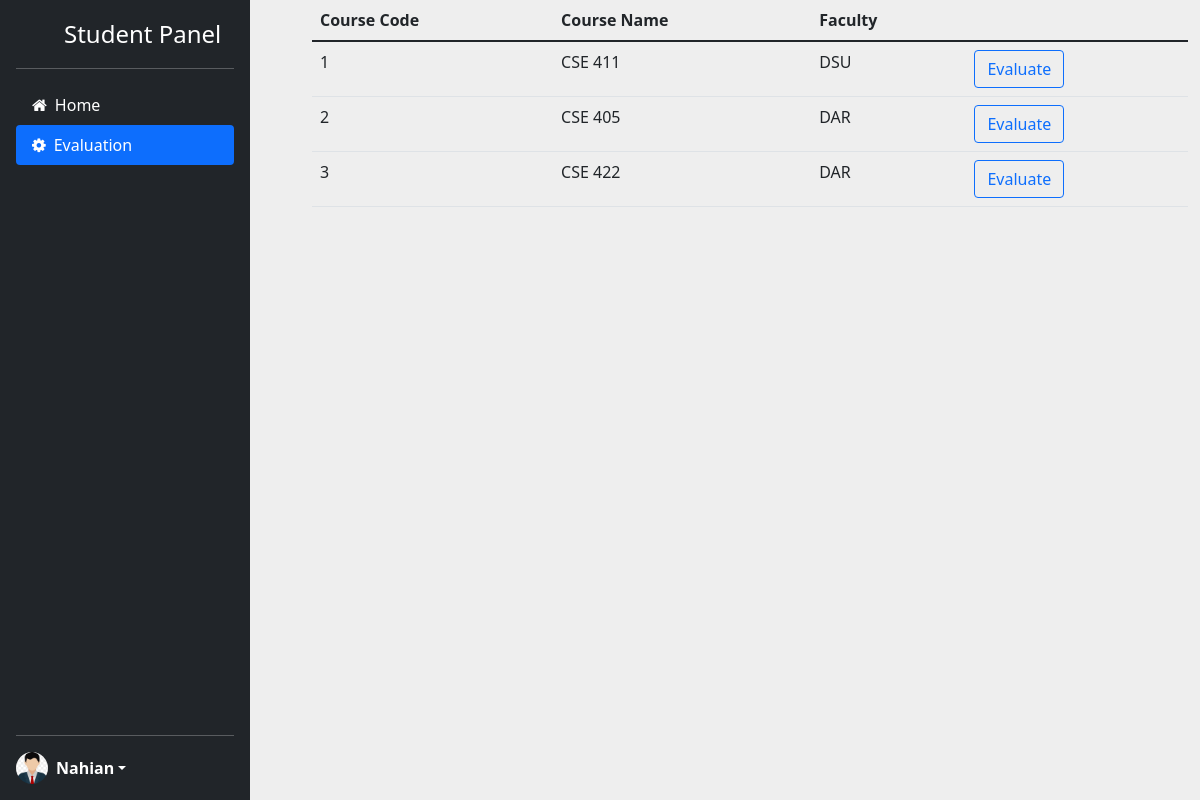
Screenshot of /student/evaluation.php (signed in) with the database file from the repository.
### tables this page shows
CREATE TABLE `student` (
  `id` int(11) NOT NULL,
  `fname` text NOT NULL,
  `lname` text NOT NULL,
  `id_number` varchar(30) NOT NULL,
  `email` varchar(100) NOT NULL,
  `pass` varchar(20) NOT NULL,
  `course_1` int(11) NOT NULL,
  `course_2` int(11) NOT NULL,
  `course_3` int(11) NOT NULL
);

CREATE TABLE `courses` (
  `c_id` int(30) NOT NULL,
  `name` varchar(255) NOT NULL,
  `id` int(255) NOT NULL
);

CREATE TABLE `faculty` (
  `id` int(11) NOT NULL,
  `fname` text NOT NULL,
  `lname` text NOT NULL,
  `init` varchar(4) NOT NULL,
  `email` varchar(110) NOT NULL,
  `pass` varchar(30) NOT NULL
);

### student/getusername.php (called while the page is built, shortened)
<?php
$currentuser = $_SESSION['email'];
$sql = "SELECT * FROM `student` WHERE email='$currentuser'";
$result = mysqli_query($conn, $sql);
$row = mysqli_fetch_assoc($result);
$fname = $row['fname'];

### student/evaluation.php (the view, shortened to what this page needs)
<!DOCTYPE html>
<html lang="en">
<head>
  <link href="https://cdn.jsdelivr.net/npm/bootstrap@5.1.3/dist/css/bootstrap.min.css" rel="stylesheet">
  <link rel="stylesheet" href="https://cdnjs.cloudflare.com/ajax/libs/font-awesome/4.7.0/css/font-awesome.min.css">
  <link rel="stylesheet" type="text/css" href="../style.css">
</head>
<body>
  <?php
  include('./sidebar_2.php');
  ?>
  <div class="container col-md-auto offset-3">
    <table class="table">
      <thead>
        <tr>
          <th scope="col">Course Code</th>
          <th scope="col">Course Name</th>
          <th scope="col">Faculty</th>
        </tr>
      </thead>
      <tbody>
        <?php
        $sql = "SELECT
        c1.c_id AS cid1 ,c1.name AS course_1,f1.init AS fac_1,
        c2.c_id AS cid2 ,c2.name AS course_2,f2.init AS fac_2,
        c3.c_id AS cid3 ,c3.name AS course_3,f3.init AS fac_3
        FROM student s
        JOIN courses c1
          ON c1.c_id = s.course_1
        JOIN faculty f1
          ON c1.id = f1.id
        JOIN courses c2
          ON c2.c_id = s.course_2
        JOIN faculty f2
          ON c2.id = f2.id
        JOIN courses c3
          ON c3.c_id = s.course_3
        JOIN faculty f3
          ON c3.id = f3.id
           WHERE s.email='$currentuser'";
        $result = mysqli_query($conn, $sql);
        if ($result) {
          while ($row = mysqli_fetch_assoc($result)) {
            $id = $row['course_1'];
            $fname1 = $row['fac_1'];
            $id2 = $row['course_2'];
            $fname2 = $row['fac_2'];
            $id3 = $row['course_3'];
            $fname3 = $row['fac_3'];
            $c1 = $row['cid1'];
            $c2 = $row['cid2'];
            $c3 = $row['cid3'];
            echo ' <tr>
                        <td>' . $c1 . '</td>
                        <td>' . $id . '</td>
                        <td>' . $fname1 . '</td>
                        <td>
                        <a href="evaluationtest.php?updateid=' . $c1 . '" class="btn btn-outline-primary btn  tabindex="-1" role="button">Evaluate</a>
                        </td>
                    </tr>
                    <tr>
                        <td>' . $c2 . '</td>
                        <td>' . $id2 . '</td>
                        <td>' . $fname2 . '</td>
                        <td>
                        <a href="evaluationtest.php?updateid=' . $c2 . '" class="btn btn-outline-primary btn  tabindex="-1" role="button">Evaluate</a>
                        </td>
                    </tr>
                    <tr>
                    <td>' . $c3 . '</td>
                    <td>' . $id3 . '</td>
                    <td>' . $fname3 . '</td>
                    <td>
                    <a href="evaluationtest.php?updateid=' . $c3 . '" class="btn btn-outline-primary btn  tabindex="-1" role="button">Evaluate</a>
                    </td>
                </tr>';
          }
        }
        ?>
      </tbody>
    </table>
  </div>
</body>
</html>

### student/sidebar_2.php (shortened to what this page needs)
<?php
include('./db_connect.php');
include('./getusername.php');
?>
<div class="d-flex flex-column vh-100 flex-shrink-0 p-3 text-white bg-dark " style="width: 250px;position:absolute"> <a href="/" class="d-flex align-items-center mb-3 mb-md-0 me-md-auto text-white text-decoration-none"> <svg class="bi me-2" width="40" height="32"> </svg> <span class="fs-4">Student Panel</span> </a>
    <hr>
    <ul class="nav nav-pills flex-column mb-auto">
        <li> <a href="http://localhost/feval/student/student.php" class="nav-link text-white" aria-current="page"> <i class="fa fa-home"></i><span class="ms-2">Home</span> </a> </li>
        <li class="nav-item"> <a href="http://localhost/feval/student/evaluation.php"class="nav-link active"> <i class="fa fa-cog"></i><span class="ms-2">Evaluation</span> </a> </li>
    </ul>
    <hr>
    <div class="dropdown"> <a href="#" class="d-flex align-items-center text-white text-decoration-none dropdown-toggle" id="dropdownUser1" data-bs-toggle="dropdown" aria-expanded="false"> <img src="admin.jpg" alt="" width="32" height="32" class="rounded-circle me-2"> <strong> <?php echo" $fname"?> </strong> </a>
    </div>
</div>

### style.css (style rules this page uses)
* { margin: 0; padding: 0; }
body { background-color: #eee; margin: 0px; }
.nav-link .fa { transition: all 1s }

### rows the page displays
student: fname "Nahian"
courses: c_id "1", name "CSE 411", faculty.init "DSU", courses.c_id "2", courses.name "CSE 405", faculty.init "DAR", courses.c_id "3", courses.name "CSE 422"
